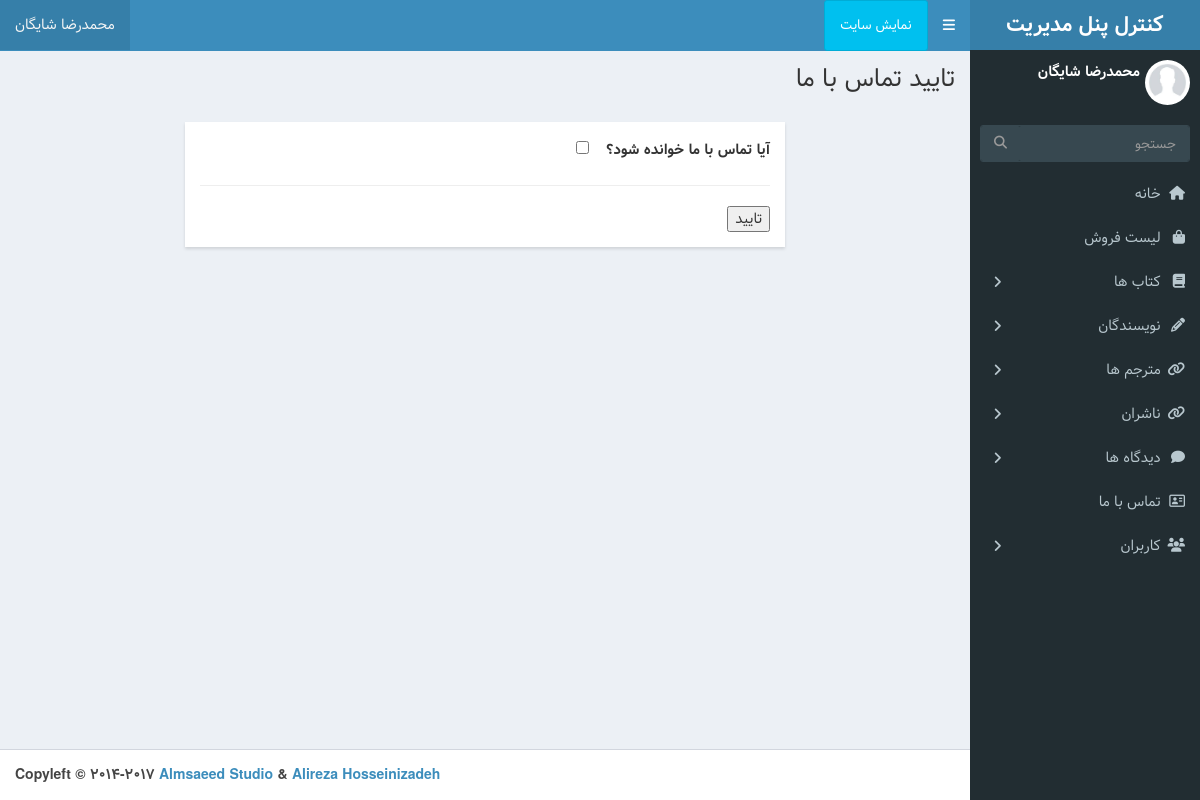
Page /admin-dashboard/contact-us_active/8 (signed in) on the earlier database version.
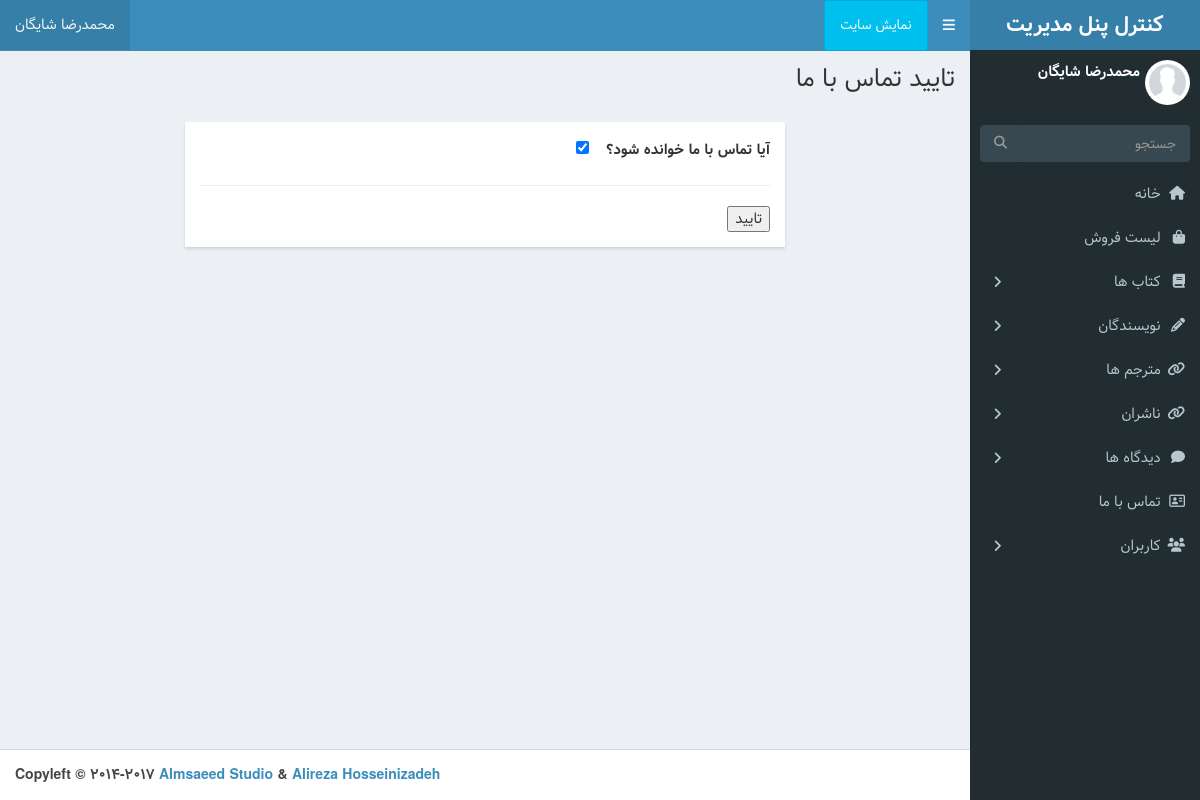
Same page on the later database version.
### book/models.py (models this page shows, shortened)
class Contact(models.Model):
	full_name = models.CharField(max_length=255)
	email = models.EmailField()
	phone_number = models.IntegerField()
	subject = models.CharField(max_length=255)
	text = models.TextField()
	created_date = models.DateTimeField(auto_now_add=True)
	is_read = models.BooleanField(default=False)
	class Meta:
		db_table = 'Contact Us'
		ordering = ['-created_date']

### dashboard/views.py (the view)
# urls.py: path('contact-us_active/<int:pk>', views.ContactUsActive.as_view() , name='contact_us_active'),
class ContactUsActive(LoginRequiredMixin,DashboardLoginMixin, UpdateView):
    model = Contact
    fields = ('is_read',)
    template_name = 'dashboard/Contact_us_active.html'
    success_url = reverse_lazy ('Dashboard:contact_us_list')
    def get_object(self):
        pk = self.kwargs.get('pk')
        return Contact.objects.get(pk=pk)

### dashboard/mixins.py (called while the page is built)
	def dispatch(self, request, *args, **kwargs):
		if request.user.is_superuser or request.user.is_staff:
			return super().dispatch(request, *args, **kwargs) # type: ignore
		else:
			return redirect ('Book:index')

### templates/dashboard/Contact_us_active.html
{% extends 'dashboard/base.html' %}
{% load static %}
{% block title %} تایید تماس با ما  {% endblock %}
{% block main %}
<div class="modal-dialog">
    <div class="modal-content">
        <div class="modal-body">
            <form method="post">{% csrf_token %}
                <label>آیا تماس با ما خوانده شود؟ </label> &nbsp&nbsp {{ form.is_read }}
                <hr>
                <input type="submit"  value="تایید">
            </form>
        </div>
    </div>
  </div>
{% endblock %}

### templates/dashboard/base.html (shortened to what the changed rows need)
{% load static %}
<!DOCTYPE html>
<html>
<head>
  <link rel="stylesheet" href="{% static 'dashboard/dist/css/bootstrap-theme.css' %}">
  <link rel="stylesheet" href="{% static 'dashboard/dist/css/rtl.css' %}">
  <link rel="stylesheet" href="{% static 'dashboard/bower_components/font-awesome/css/font-awesome.min.css' %}">
  <link rel="stylesheet" href="{% static 'dashboard/bower_components/Ionicons/css/ionicons.min.css' %}">
  <link rel="stylesheet" href="{% static 'dashboard/dist/css/AdminLTE.css' %}">
  <link rel="stylesheet" href="{% static 'dashboard/dist/css/skins/skin-blue.min.css' %}">
</head>
<body class="hold-transition skin-blue sidebar-mini">
<div class="wrapper">
  <header class="main-header">
    <nav class="navbar navbar-static-top">
      <div class="navbar-custom-menu">
        <ul class="nav navbar-nav">
          <li class="dropdown user user-menu">
            <a href="#" class="dropdown-toggle" data-toggle="dropdown">
              <span class="hidden-xs">{{user.get_full_name}}</span>
            </a>
          </li>
        </ul>
      </div>
    </nav>
  </header>
  <aside class="main-sidebar">
    <section class="sidebar">
      <div class="user-panel">
        <div class="pull-right info">
          <p>{{user.get_full_name}}</p>
        </div>
      </div>
    </section>
  </aside>
  <div class="content-wrapper">
    <section class="content-header">
      <h1>
      {% block title %} {% endblock %}
      </h1>
    </section>
    {% block main %}
    {% endblock %}
  </div>
</body>
</html>

Differences in the rows shown:
now on this page (row edited): Contact: is_read "☑"
Other differences:
form field is_read: "☐" → (not shown)
